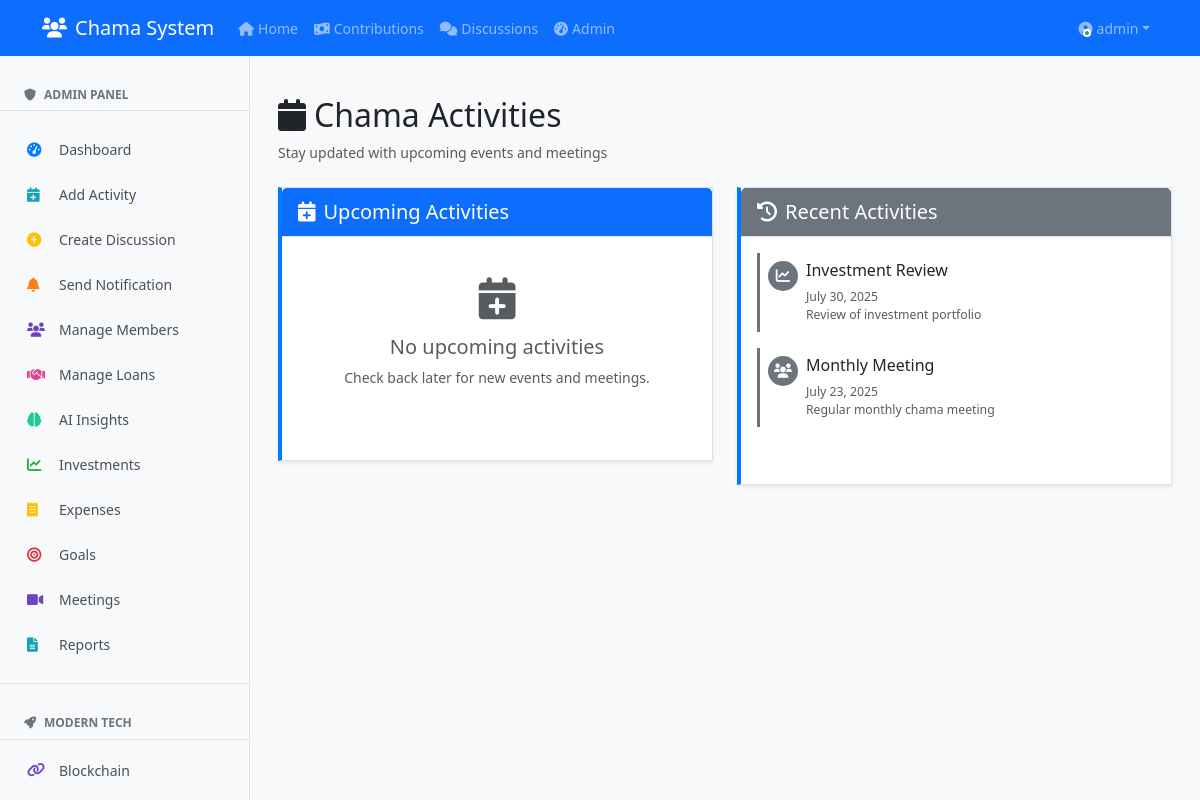
Page /activities (signed in) on the earlier database version.
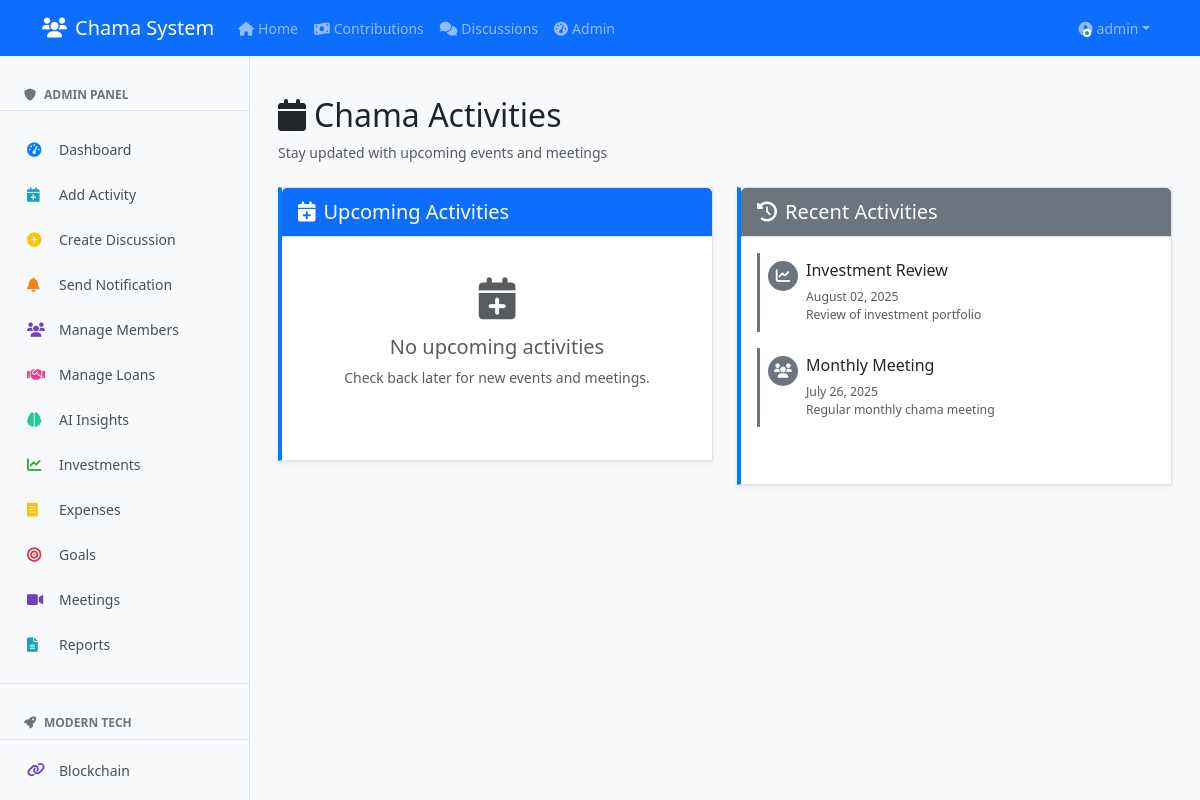
Same page on the later database version.
### clean_app.py (models this page shows)
class Activity(db.Model):
    id = db.Column(db.Integer, primary_key=True)
    title = db.Column(db.String(100), nullable=False)
    description = db.Column(db.Text)
    date = db.Column(db.DateTime, nullable=False)
    type = db.Column(db.String(50), default='meeting')
    created_by = db.Column(db.Integer, db.ForeignKey('user.id'))
    user = db.relationship('User', backref='activities')

### clean_app.py (the view)
@app.route('/activities')
@login_required
def activities():
    upcoming = Activity.query.filter(Activity.date >= datetime.utcnow()).order_by(Activity.date).all()
    past = Activity.query.filter(Activity.date < datetime.utcnow()).order_by(Activity.date.desc()).limit(10).all()
    return render_template('activities.html', upcoming=upcoming, past=past)

### clean_app.py (called while the page is built)
@login_manager.user_loader
def load_user(user_id):
    return User.query.get(int(user_id))

### templates/activities.html (shortened to what the changed rows need)
{% extends "base.html" %}
{% block content %}
<div class="container-fluid">
    <div class="d-flex flex-column flex-md-row justify-content-between align-items-start align-items-md-center mb-4">
        <div>
            <h2><i class="fas fa-calendar me-2"></i>Chama Activities</h2>
        </div>
    </div>
    <div class="row">
        <div class="col-12 col-lg-6">
            <div class="card shadow-sm h-100">
                <div class="card-body">
                    {% if past %}
                        {% for activity in past %}
                        <div class="activity-item mb-3 p-2 border-start border-3 border-secondary">
                            <div class="d-flex align-items-start">
                                <div class="activity-icon-sm bg-secondary text-white me-2">
                                    {% if activity.type == 'meeting' %}
                                        <i class="fas fa-users"></i>
                                    {% elif activity.type == 'review' %}
                                        <i class="fas fa-chart-line"></i>
                                    {% else %}
                                        <i class="fas fa-calendar"></i>
                                    {% endif %}
                                </div>
                                <div class="flex-grow-1">
                                    <h6 class="mb-1">{{ activity.title }}</h6>
                                    <small class="text-muted">
                                        {{ activity.date.strftime('%B %d, %Y') }}
                                    </small>
                                    {% if activity.description %}
                                        <p class="text-muted mb-0 small">{{ activity.description|truncate(80) }}</p>
                                    {% endif %}
                                </div>
                            </div>
                        </div>
                        {% endfor %}
                    {% else %}
                        <div class="text-center py-4">
                            <i class="fas fa-history fa-3x text-muted mb-3"></i>
                            <h5 class="text-muted">No past activities</h5>
                            <p class="text-muted">Activity history will appear here.</p>
                        </div>
                    {% endif %}
                </div>
            </div>
        </div>
    </div>
</div>
{% endblock %}

Differences in the rows shown:
changed Activity "Investment Review": date "July 30, 2025" → "August 02, 2025"
changed Activity "Monthly Meeting": date "July 23, 2025" → "July 26, 2025"
